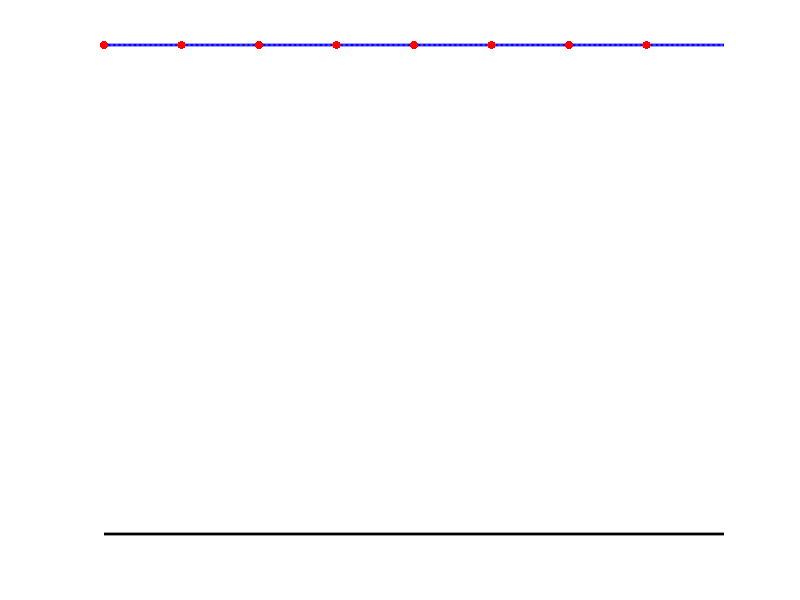
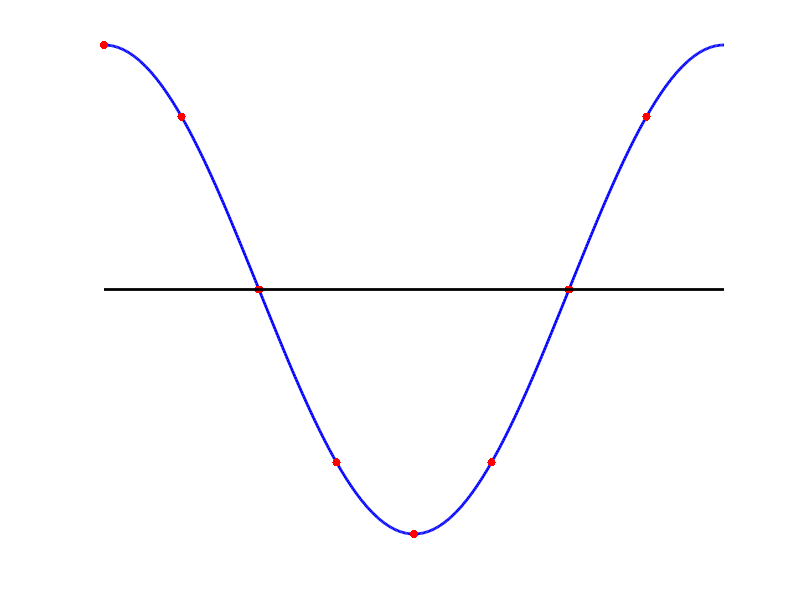
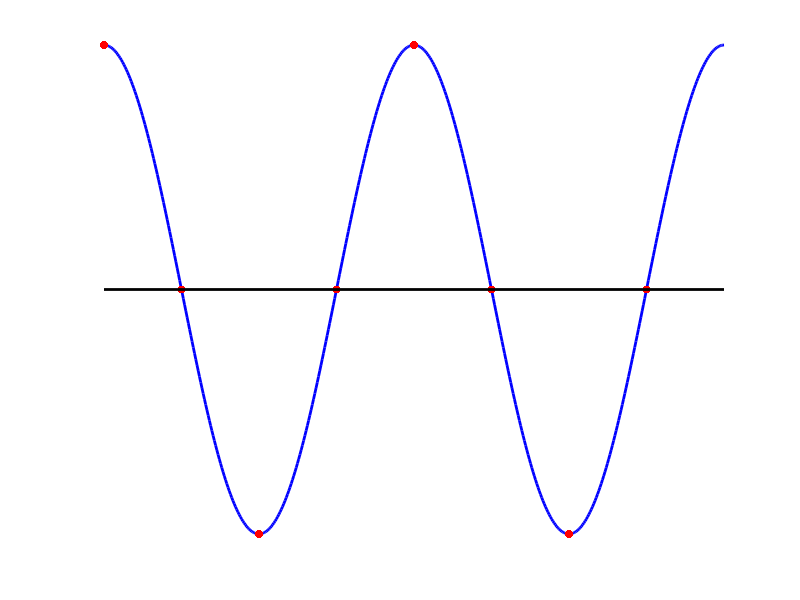
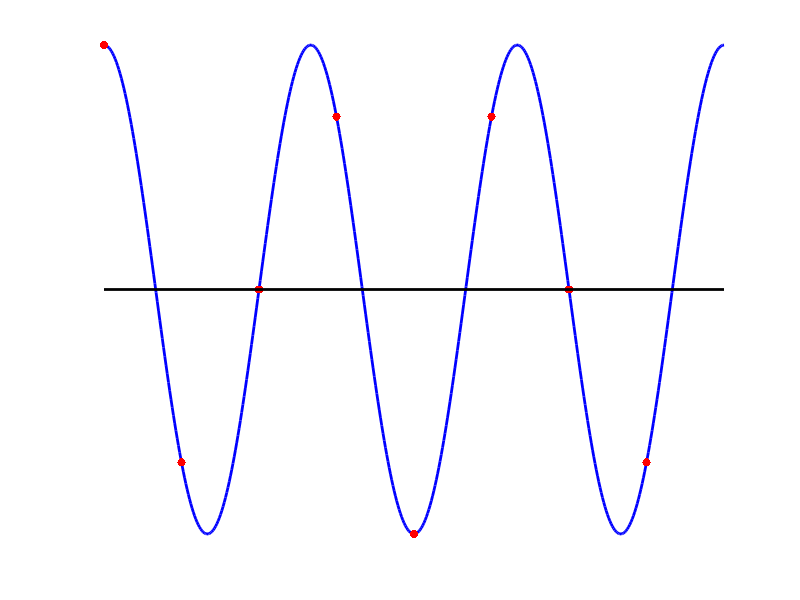

These charts were generated, in order, by the following MATLAB code:
clear; close all; clc;

%% cosine
fs = 500;
t = 0:1/fs:1;

for i = 0:7
    x = cos(2*pi*i*t);
    t2 = 0:1/8:1;
    t2(end) = [];
    x2 = cos(2*pi*i*t2);
    
    figure('position', [680, 871, 250, 50])
    plot(t,x,'color',lines(1), 'linewidth',2);
    hold on;
    plot(t2, x2 ,'o','markerfacecolor','r','markeredgecolor','none');
    set(gca,'visible','off')
    line([0, 1], [0, 0],'color','k','linewidth',2)
end

for i = 1:8
    figure(8-i+1);
end

%% sine
close all
fs = 500;
t = 0:1/fs:1;

for i = 0:7
    x = sin(2*pi*i*t);
    t2 = 0:1/8:1;
    t2(end) = [];
    x2 = sin(2*pi*i*t2);
    
    figure('position', [680, 871, 250, 50])
    plot(t,x,'color',lines(1), 'linewidth',2);
    hold on;
    plot(t2, x2 ,'o','markerfacecolor','r','markeredgecolor','none');
    set(gca,'visible','off')
    line([0, 1], [0, 0],'color','k','linewidth',2)
end

for i = 1:8
    figure(8-i+1);
end
